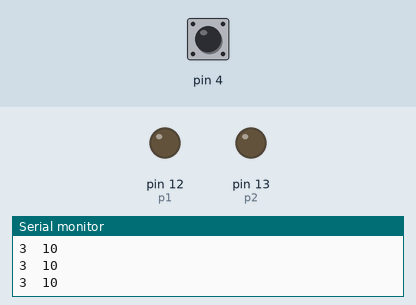
Bench run of a sketch on a simulated Arduino Uno, built with avr-gcc and run on an emulated ATmega328P. Shown: output pins drawn as LEDs (lit = HIGH), the last lines printed to the serial monitor. Dashed ring = blinking. The test bench sets the inputs (shaded band); at power-on: pin 4 HIGH.

Above: at 1.2 s.
1.3 s: pin 4 pulled LOW for 1 s
At 1.7 s:
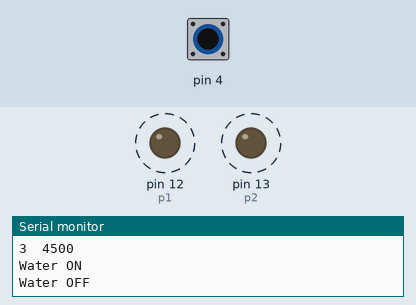
3.8 s: pin 4 pulled LOW for 3.2 s
At 8.1 s:
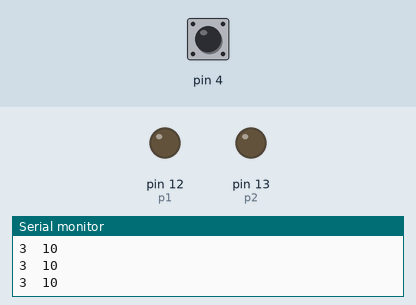
8.5 s: pin 4 pulsed LOW 2 times (0.12 s each, 0.3 s apart)
At 9.0 s:
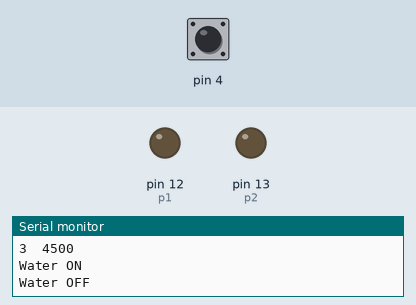
12.1 s: pin 4 pulled LOW for 0.15 s
At 13.1 s:
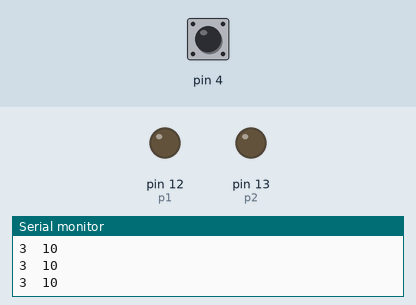
15.2 s: pin 4 pulsed LOW 5 times (0.12 s each, 0.3 s apart)
At 15.7 s:
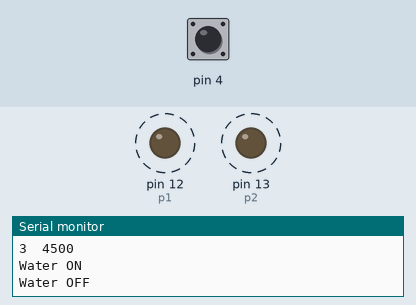
Timing chart, 0 to 18.2 s (numbered marks = the images above; inputs shaded):
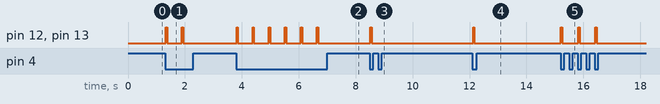

The sketch:

CapacitiveSensorSketch_NDO.ino
```cpp
#include <CapacitiveSensor.h>

/*
 * CapitiveSense Library Demo Sketch
 * Paul Badger 2008
 * Uses a high value resistor e.g. 10M between send pin and receive pin
 * Resistor effects sensitivity, experiment with values, 50K - 50M. Larger resistor values yield larger sensor values.
 * Receive pin is the sensor pin - try different amounts of foil/metal on this pin
 */


CapacitiveSensor   cs_2_4 = CapacitiveSensor(2,4);        // 10M resistor between pins 4 & 2, pin 2 is sensor pin, add a wire and or foil if desired
int p1              = 12;
int p2              = 13;
int dispDuration    = 50;
int senseThreshold  = 500;
void setup()
{
   pinMode(p1, OUTPUT);
   pinMode(p2, OUTPUT);
   digitalWrite(p1, LOW);
   digitalWrite(p2, LOW);
   Serial.begin(9600);

}

void loop()
{

    long start = millis(); //read milliseconds (serial monitor)
    long total1 =  cs_2_4.capacitiveSensor(30); //sensitivity

    Serial.print(millis() - start);        // check on performance in milliseconds
    Serial.print("\t");                    // tab character for debug windown spacing

    Serial.print(total1);                  // print sensor output 1
    Serial.println("\t"); // code for tab

    delay(10);                             // arbitrary delay to limit data to serial port


    if (total1 > senseThreshold)
    {

      digitalWrite(p1, HIGH);
      digitalWrite(p2, HIGH);

      Serial.println("Water ON");
      delay(dispDuration);
      Serial.println("Water OFF");
      digitalWrite(p1, LOW);
      digitalWrite(p2, LOW);
      delay(500);
     }


}
```

Measured:
- after the input at 1.3 s, pin 12 (p1), pin 13 (p2): alternates HIGH for 0.05 s and LOW for 0.51 s, 4 changes in all, then stays LOW, starting at once
- after the input at 3.8 s, pin 12 (p1), pin 13 (p2): alternates HIGH for 0.05 s and LOW for 0.51 s, 12 changes in all, then stays LOW, starting at once
- after the input at 8.5 s, pin 12 (p1), pin 13 (p2): LOW → HIGH at once, → LOW 0.05 s later
- after the input at 12.1 s, pin 12 (p1), pin 13 (p2): LOW → HIGH at once, → LOW 0.05 s later
- after the input at 15.2 s, pin 12 (p1), pin 13 (p2): alternates HIGH for 0.05 s and LOW for 0.55 s, 6 changes in all, then stays LOW, starting at once
